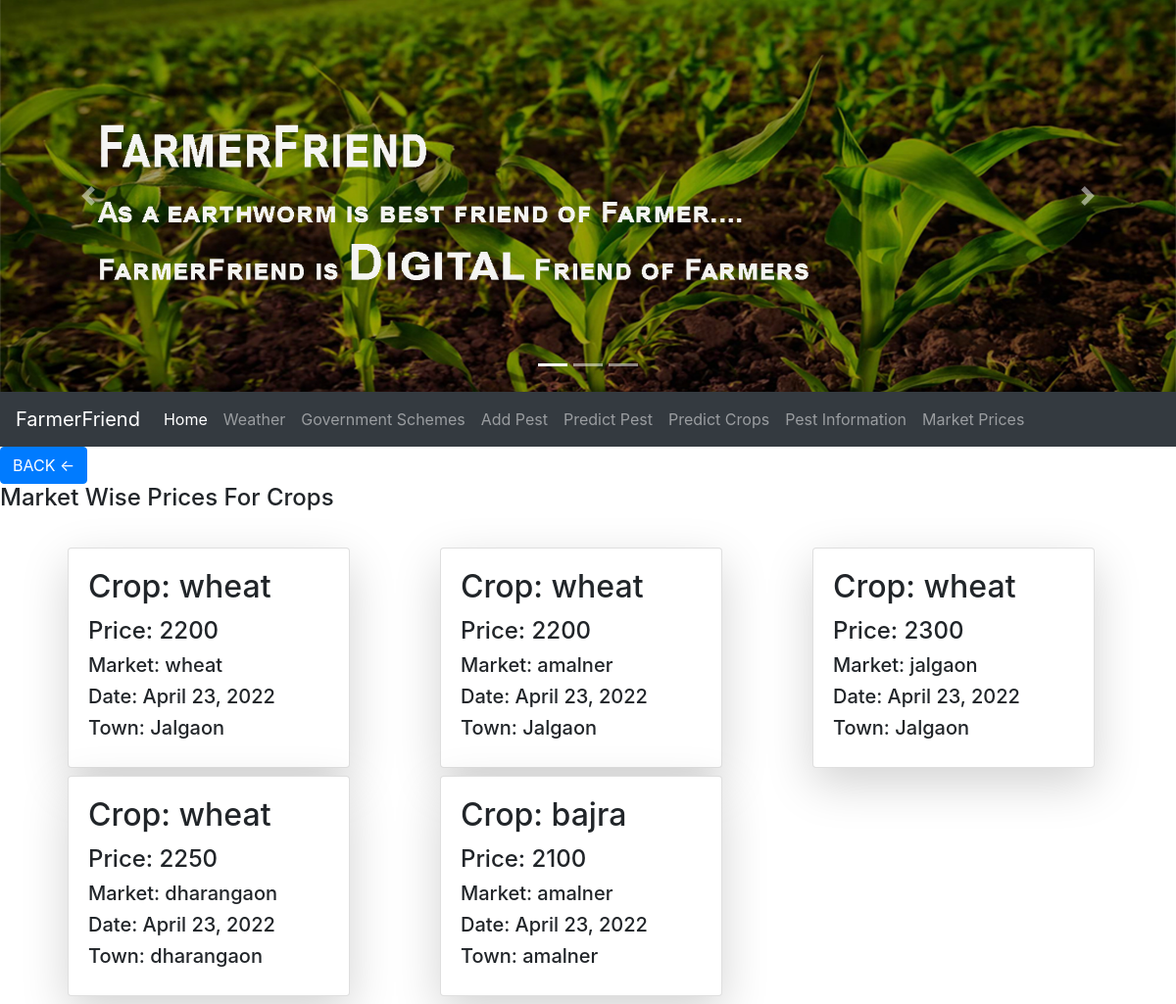
The page /marketforuser on the database its author committed.
### accounts/models.py (models this page shows, shortened)
class MarketPrices(models.Model):
    town=models.CharField(max_length=10)
    market=models.CharField(max_length=20)
    crop=models.CharField(max_length=20)
    date=models.DateField()
    price=models.IntegerField()

### accounts/views.py (the view)
# urls.py: path('marketforuser', views.marketforuser,name='marketforuser'),
def marketforuser(request):
    m_prices=MarketPrices.objects.values('town','crop','market','date','price')
    lis=[]
    for i in m_prices:
        print(i)
        lis.append(i)
    dic={'prices':lis}
    return render(request,'accounts/marketforuser.html',dic)

### accounts/templates/accounts/marketforuser.html (shortened to what this page needs)
{% extends 'accounts/FarmerPage.html' %}
{% block body %}
{% if prices %}
    <a href="predictMPG"><button class="btn btn-primary cart">BACK <-</button></a>
	<h4 class="card-title">Market Wise Prices For Crops</h4>
	<br>
         <div class="container">
             <div class="row ">
              {% for i in prices %}
                     <div class="col-sm-4">
                         <div class="card shadow-lg mb-2 bg-white rounded ml-4" style="width: 18rem;">
                             <div class="card-body">
                                 <h2 class="card-title">Crop: {{i.crop}}</h2>
                                 <h4>Price: {{i.price}}</h4>
                                 <h5>Market: {{i.market}}</h5>
                                 <h5>Date: {{i.date}}</h5>
                                 <h5>Town: {{i.town}}</h5>
                             </div>
                       </div>
                    </div>
               {% endfor %}
         </div>
    </div>
	{% endif %}
{% endblock %}

### accounts/templates/accounts/FarmerPage.html (shortened to what this page needs)
<!doctype html>
<html lang="en">
  <head>
    <link rel="stylesheet" href="https://stackpath.bootstrapcdn.com/bootstrap/4.5.0/css/bootstrap.min.css">
  </head>
  <body>
         <div id="carouselExampleIndicators" class="carousel slide" data-ride="carousel">
  <ol class="carousel-indicators">
    <li data-target="#carouselExampleIndicators" data-slide-to="0" class="active"></li>
    <li data-target="#carouselExampleIndicators" data-slide-to="1"></li>
    <li data-target="#carouselExampleIndicators" data-slide-to="2"></li>
  </ol>
  <div class="carousel-inner">
    {% load static %}
    <div class="carousel-item active">
      <img src="/media/homepage/farmer.jpg" height="400"class="d-block w-100" alt="...">
    </div>
  </div>
  <a class="carousel-control-prev" href="#carouselExampleIndicators" role="button" data-slide="prev">
    <span class="carousel-control-prev-icon" aria-hidden="true"></span>
  </a>
  <a class="carousel-control-next" href="#carouselExampleIndicators" role="button" data-slide="next">
    <span class="carousel-control-next-icon" aria-hidden="true"></span>
  </a>
</div>
    <nav class="navbar navbar-expand-lg navbar-dark bg-dark">
  <a class="navbar-brand" href="#">FarmerFriend</a>
  <div class="collapse navbar-collapse" id="navbarSupportedContent">
    <ul class="navbar-nav mr-auto">
      <li class="nav-item active">
        <a class="nav-link" href="#">Home <span class="sr-only">(current)</span></a>
      </li>
        <li class="nav-item">
        <a class="nav-link" href="/Weather">Weather</a>
      </li>
         <li class="nav-item">
        <a class="nav-link" href="/govtschemes">Government Schemes</a>
      </li>
        <li class="nav-item">
        <a class="nav-link" href="/addpest">Add Pest</a>
      </li>
        <li class="nav-item">
        <a class="nav-link" href="/predictpest">Predict Pest</a>
      </li>
         <li class="nav-item">
        <a class="nav-link" href="/predictMPG">Predict Crops</a>
      </li>
      <li class="nav-item">
        <a class="nav-link" href="/pestinformation">Pest Information</a>
      </li>
      <li class="nav-item">
        <a class="nav-link" href="/marketforuser">Market Prices</a>
      </li>
    </ul>
  </div>
</nav>
    {% block body %} {% endblock %}
  </body>
</html>

### rows shown on the page
MarketPrices: crop "wheat", price "2200", market "amalner", date "April 23, 2022", town "Jalgaon"
MarketPrices: crop "wheat", price "2300", market "jalgaon", date "April 23, 2022", town "Jalgaon"
MarketPrices: crop "wheat", price "2250", market "dharangaon", date "April 23, 2022", town "dharangaon"
MarketPrices: crop "bajra", price "2100", market "amalner", date "April 23, 2022", town "amalner"

### other values the page prints
{{ i.crop }} "wheat"
{{ i.price }} "2200"
{{ i.market }} "wheat"
{{ i.date }} "April 23, 2022"
{{ i.town }} "Jalgaon"
